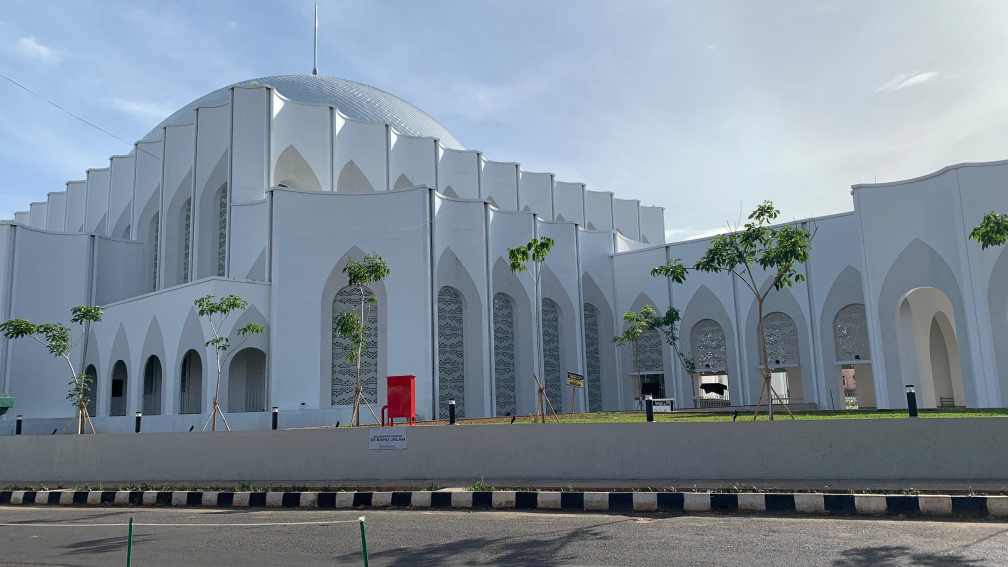
#> input picture pemandanganLS.jpg, 4032 x 2268 px, found by its file name (shown at 1/4 size)
$ python grayscale_conversion.py
#> lines starting #> are read from the running program, lines starting #| are printed output that depends on the picture
import cv2
import numpy as np
from pathlib import Path

IMAGES_TO_PROCESS = ["pemandanganLS.jpg", "objekPT.jpg"]
SHOW_WINDOWS = True  # set False jika tidak ingin membuka tampilan
MAX_DISPLAY_WIDTH = 1280
MAX_DISPLAY_HEIGHT = 720

def _resize_for_display(image: np.ndarray) -> np.ndarray:
    """Scale image proporsional agar tidak terpotong di window."""
    height, width = image.shape[:2]
    width_scale = MAX_DISPLAY_WIDTH / width
    height_scale = MAX_DISPLAY_HEIGHT / height
    scale = min(width_scale, height_scale, 1.0)
    if scale == 1.0:
        return image
    new_size = (int(width * scale), int(height * scale))
    return cv2.resize(image, new_size, interpolation=cv2.INTER_AREA)

def convert_to_grayscale(image_path: Path, output_dir: Path) -> Path:
    """Convert the given color image to grayscale, save, dan tampilkan hasil."""
    color = cv2.imread(str(image_path), cv2.IMREAD_COLOR)
#> color is the input picture: shape (2268, 4032, 3); mean B, G, R 151.4, 139.4, 126.6
    if color is None:
        raise FileNotFoundError(f"Gagal memuat gambar: {image_path}")

    gray = cv2.cvtColor(color, cv2.COLOR_BGR2GRAY)
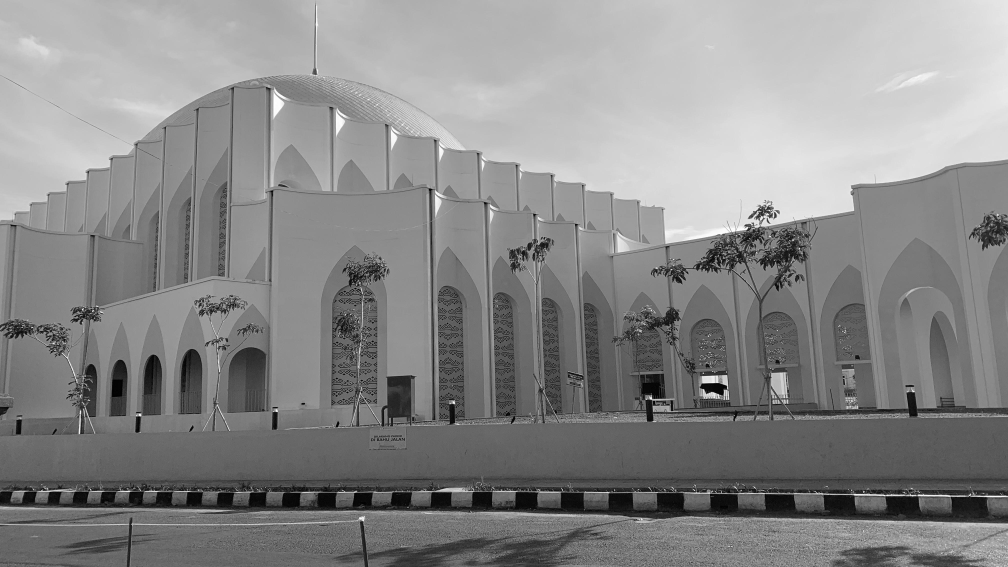
#> gray: shape (2268, 4032) (shown at 1/4 size); min 0, max 255, mean 136.9
    output_path = output_dir / f"{image_path.stem}_gray.jpg"
    cv2.imwrite(str(output_path), gray)

    comparison = np.hstack((color, cv2.cvtColor(gray, cv2.COLOR_GRAY2BGR)))
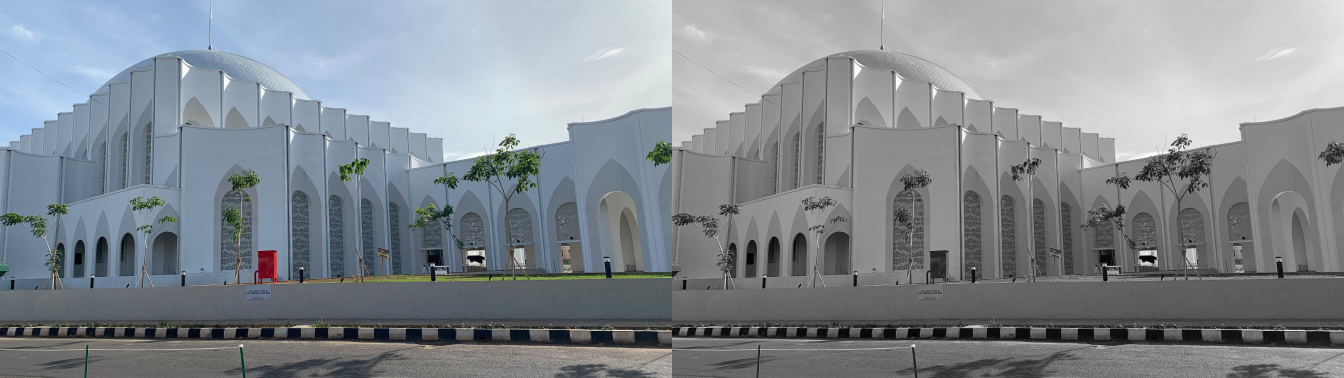
#> comparison: shape (2268, 8064, 3) (shown at 1/6 size); mean B, G, R 144.2, 138.2, 131.8
    preview_path = output_dir / f"{image_path.stem}_comparison.jpg"
    cv2.imwrite(str(preview_path), comparison)

    if SHOW_WINDOWS:
        cv2.namedWindow(f"Grayscale - {image_path.name}", cv2.WINDOW_AUTOSIZE)
        cv2.namedWindow(f"Before vs After - {image_path.name}", cv2.WINDOW_AUTOSIZE)
        cv2.imshow(
            f"Grayscale - {image_path.name}",
            _resize_for_display(gray)
        )
#> in _resize_for_display, `return cv2.resize(image, new_size, interpolation=cv2.INTER_AREA)`:
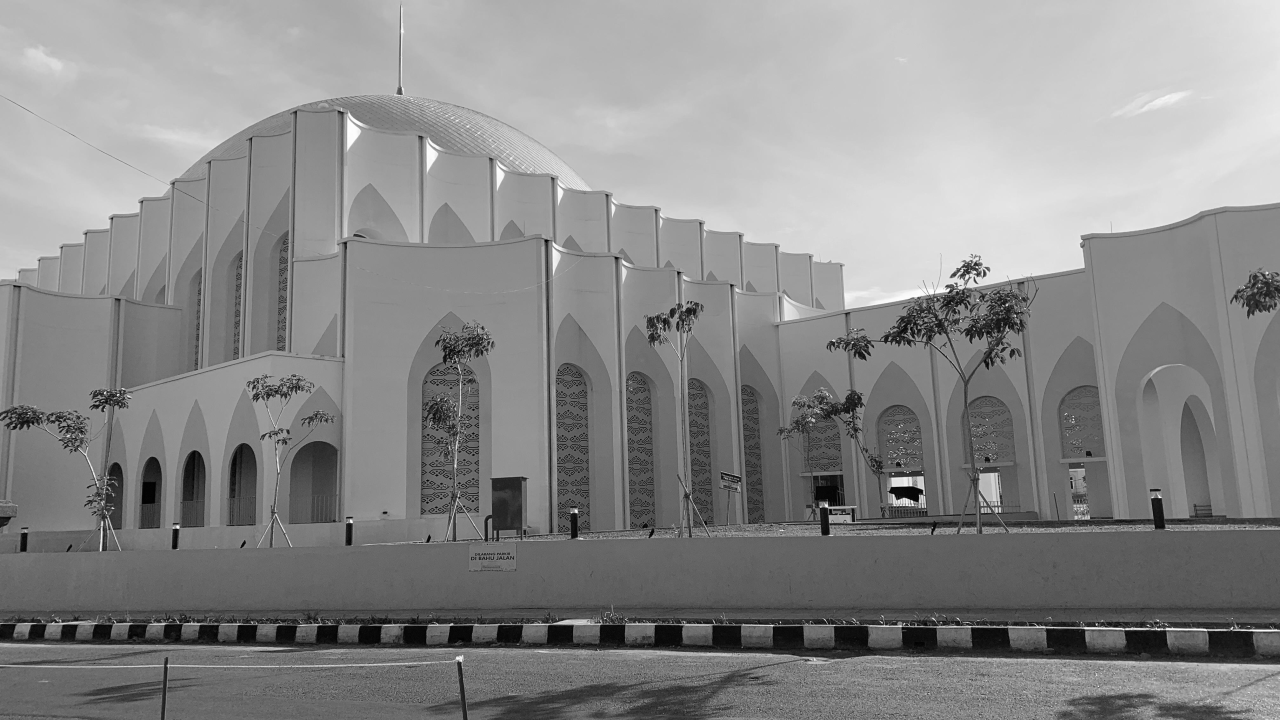
#> returned value: shape (720, 1280); min 1, max 254, mean 136.9
        cv2.imshow(
            f"Before vs After - {image_path.name}",
            _resize_for_display(comparison)
        )
#> in _resize_for_display (call 2), `return cv2.resize(image, new_size, interpolation=cv2.INTER_AREA)`:
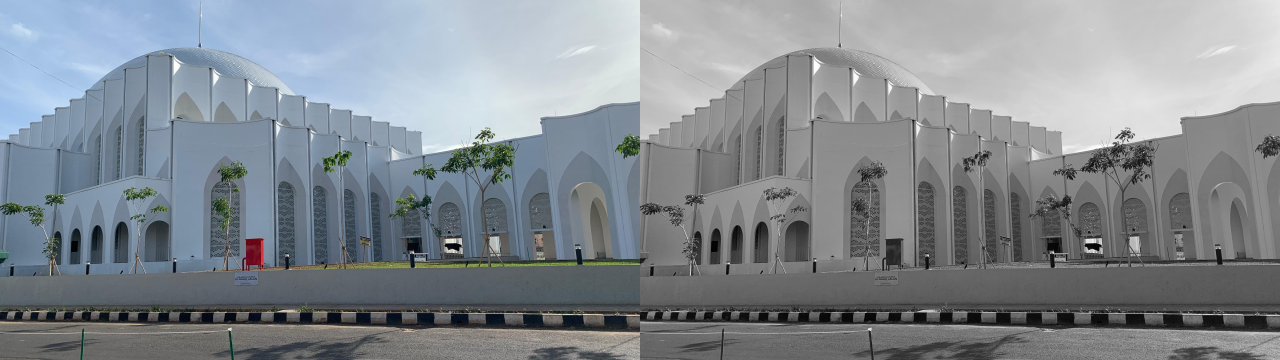
#> returned value: shape (360, 1280, 3); mean of channels 0, 1, 2 144.2, 138.2, 131.8; drawn as B, G, R
        cv2.waitKey(0)
        cv2.destroyAllWindows()

    print(f"Berhasil simpan grayscale: {output_path}")
    print(f"Berhasil simpan perbandingan: {preview_path}")
    return output_path


def main():
    work_dir = Path(__file__).resolve().parent
    missing_files = []

    for image_name in IMAGES_TO_PROCESS:
        image_path = work_dir / image_name
        if not image_path.exists():
            missing_files.append(image_name)
            continue
        convert_to_grayscale(image_path, work_dir)
#> pass 2 of the loop in main, `for image_name in IMAGES_TO_PROCESS:`:
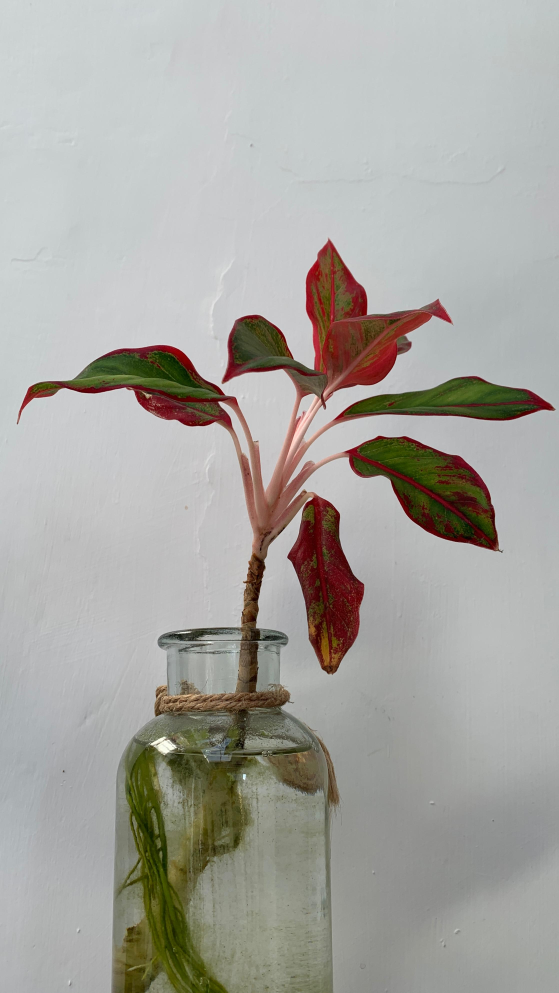
#> input picture objekPT.jpg, 2233 x 3970 px, found by its file name (shown at 1/4 size)
#> in convert_to_grayscale, color is the input picture: shape (3970, 2233, 3); mean B, G, R 160.5, 165.9, 167.3
#> in convert_to_grayscale (call 2), `gray = cv2.cvtColor(color, cv2.COLOR_BGR2GRAY)`:
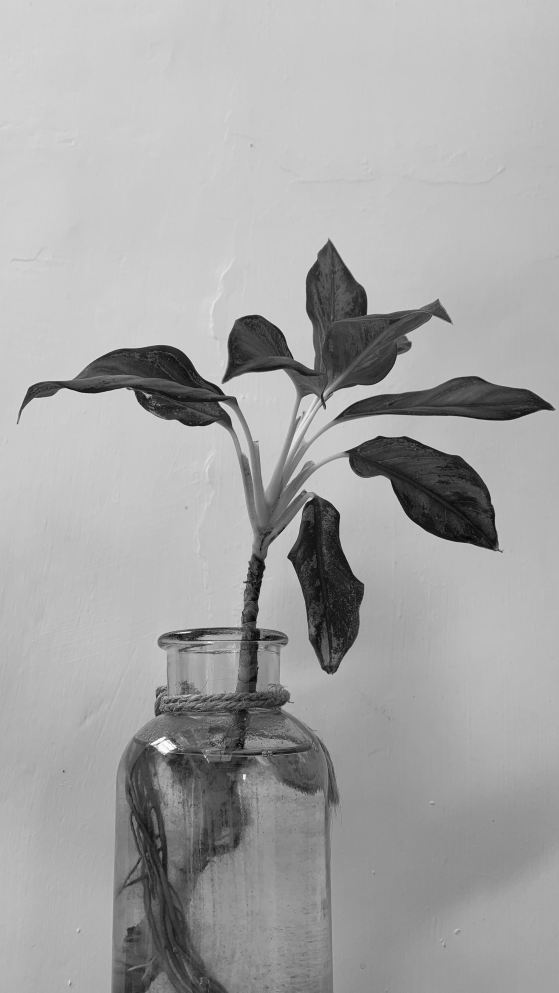
#> gray: shape (3970, 2233) (shown at 1/4 size); min 0, max 254, mean 165.6
#> comparison: shape (3970, 4466, 3)
#> in _resize_for_display (call 4), `return cv2.resize(image, new_size, interpolation=cv2.INTER_AREA)`:
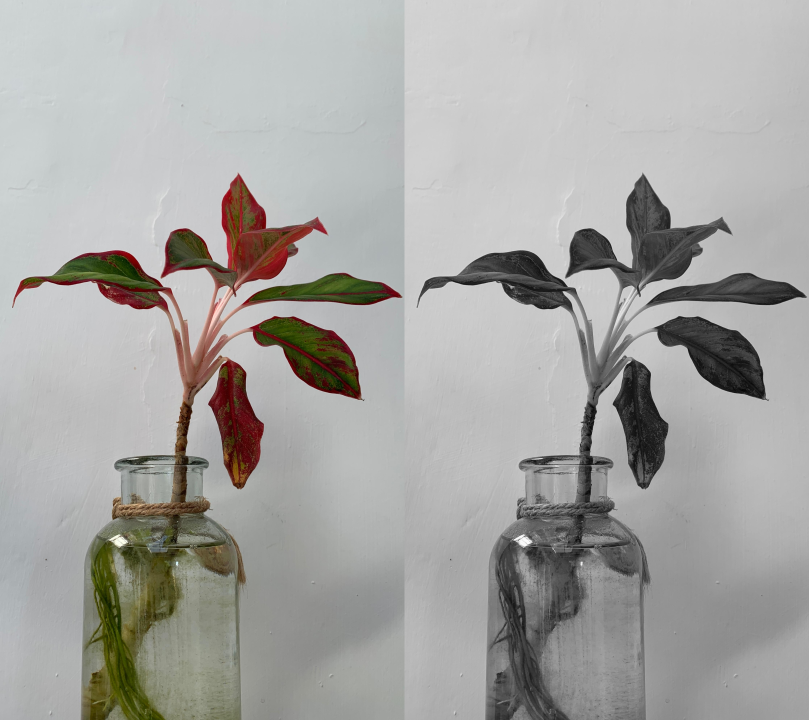
#> returned value: shape (720, 809, 3); mean of channels 0, 1, 2 163.1, 165.8, 166.5; drawn as B, G, R

    if missing_files:
        print("File berikut tidak ditemukan dan dilewati:")
        for name in missing_files:
            print(f" - {name}")

    print("Konversi selesai untuk semua gambar yang tersedia.")


if __name__ == "__main__":
    main()
